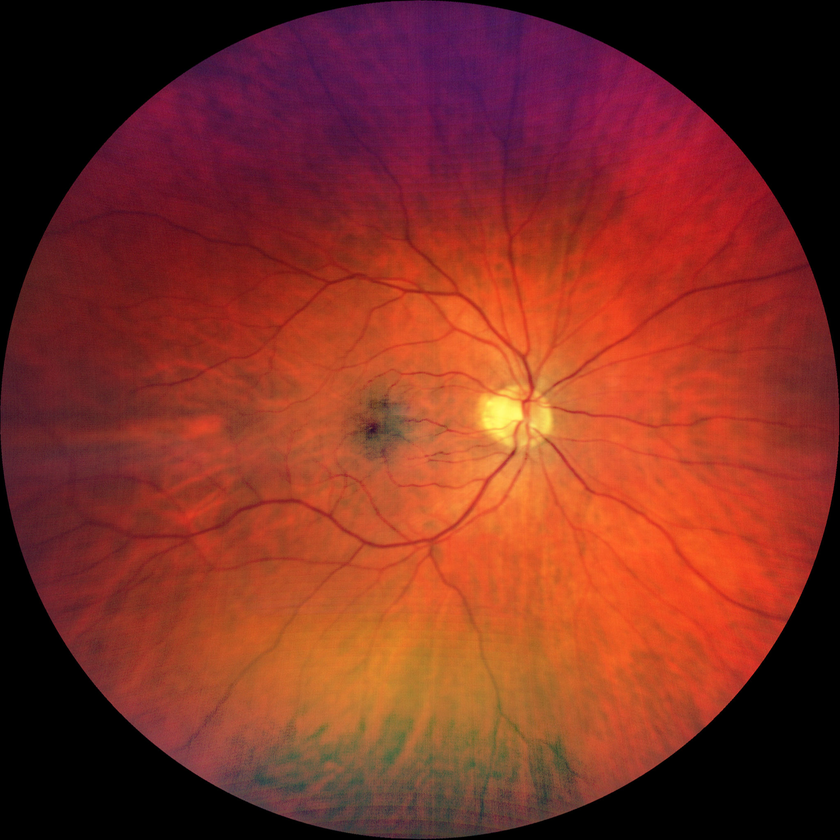
#> input picture data/test.png, 840 x 840 px, shrunk from 2047 x 2048 before the run
$ python -i pipeline.py   (imports and definitions only)
#> lines starting #> are read from the running program, lines starting #| are printed output that depends on the picture
#> further down, picture is the input picture: shape (840, 840, 3); mean B, G, R 35.6, 47.4, 126.5
import cv2
import numpy as np

class ImageEnhancementPipeline:
    def __init__(self):
        """
        Initializes the optimized classical pipeline.
        Focuses on Luminance (L) channel processing to preserve color fidelity.
        """
        self.clahe_clip = 2.0
        self.clahe_grid = (8, 8)
        self.bilateral_d = 5
        self.bilateral_sigma_color = 50
        self.bilateral_sigma_space = 50
        self.sharpen_amount = 0.8  # Milder sharpening

    def run(self, image):
        """
        Runs the optimized pipeline:
        1. Convert to LAB.
        2. Apply CLAHE to L-channel (Contrast & Illumination).
        3. Denoise L-channel.
        4. Sharpen (optional, light).
        5. Merge and convert back.
        """
        # 1. Convert to LAB
        lab = cv2.cvtColor(image, cv2.COLOR_BGR2LAB)
#> lab: shape (840, 840, 3); mean of channels 0, 1, 2 80, 159.6, 151.5
        l, a, b = cv2.split(lab)
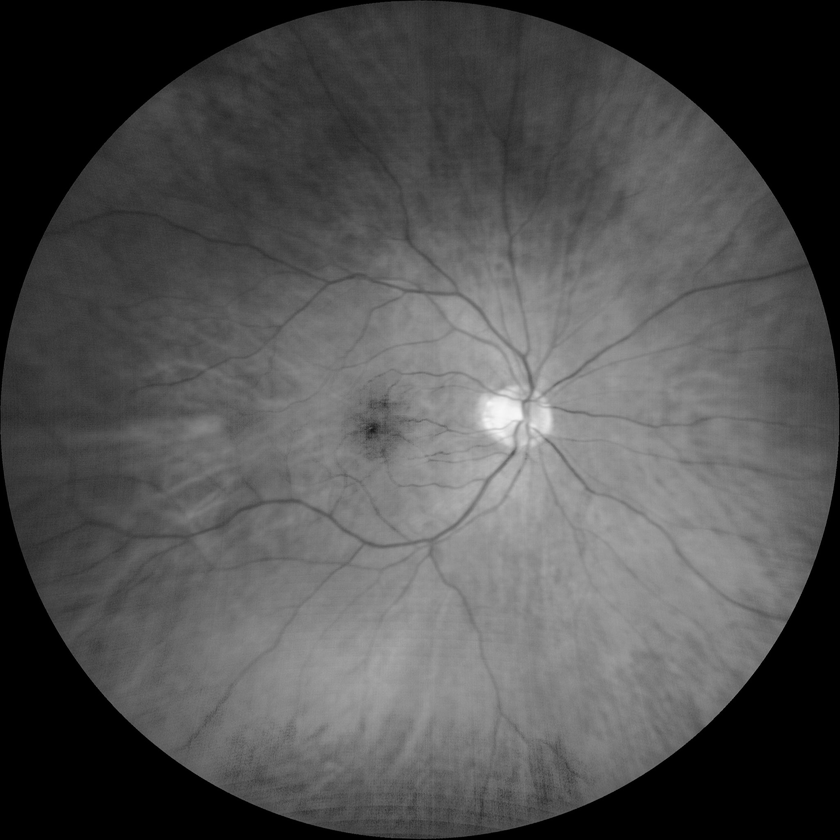
#> l: shape (840, 840); min 0, max 247, mean 80
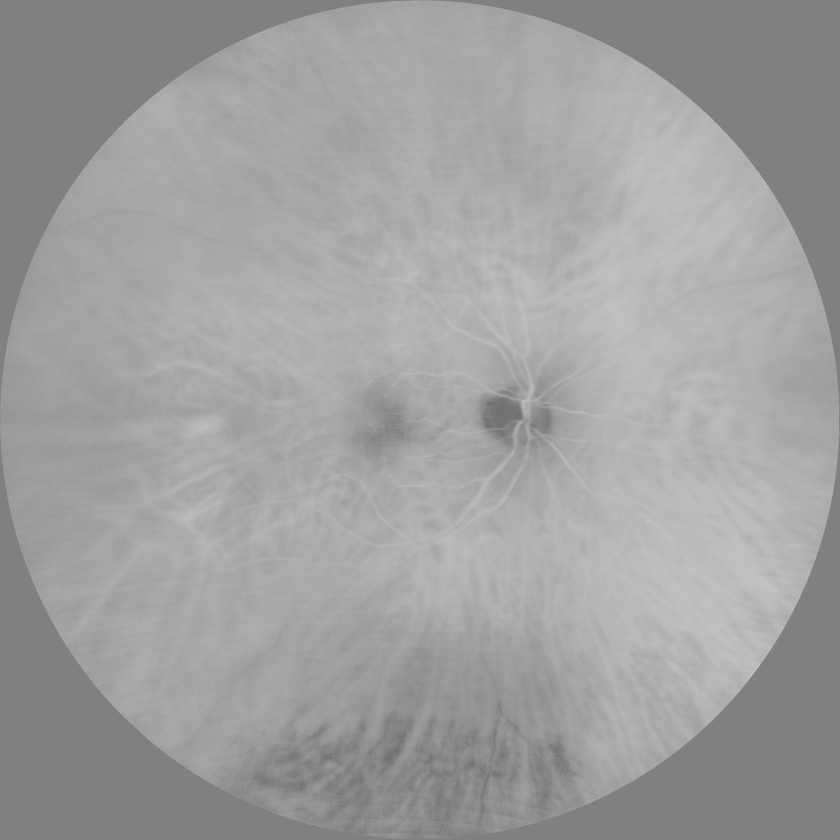
#> a: shape (840, 840); min 110, max 195, mean 159.6
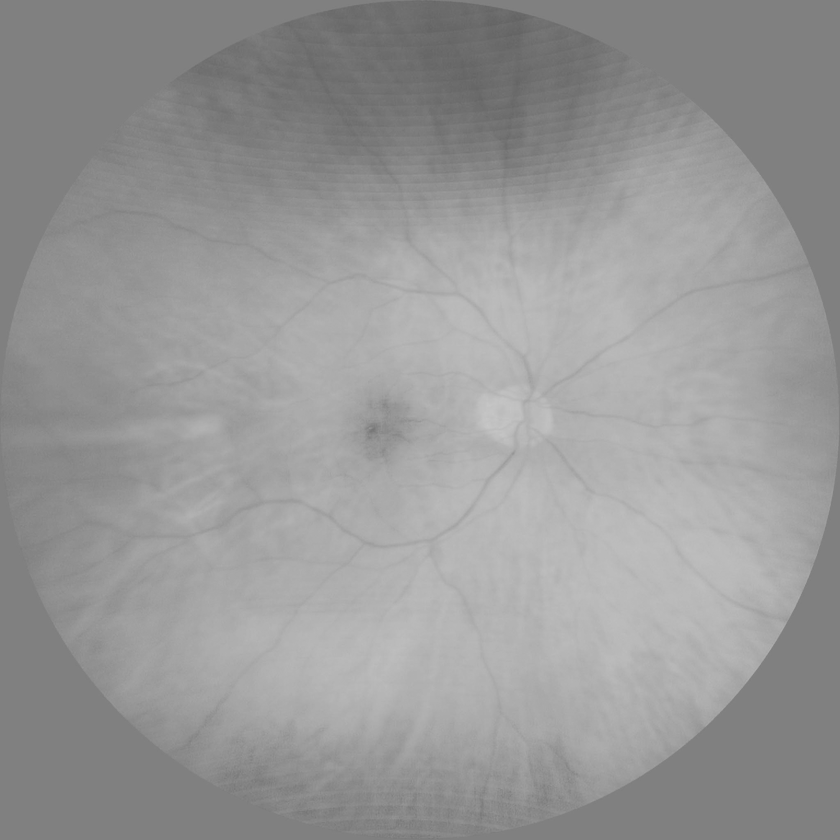
#> b: shape (840, 840); min 99, max 200, mean 151.5

        # 2. Contrast & Illumination Correction (CLAHE)
        # CLAHE is excellent for handling uneven illumination while improving local contrast
        clahe = cv2.createCLAHE(clipLimit=self.clahe_clip, tileGridSize=self.clahe_grid)
        l_enhanced = clahe.apply(l)
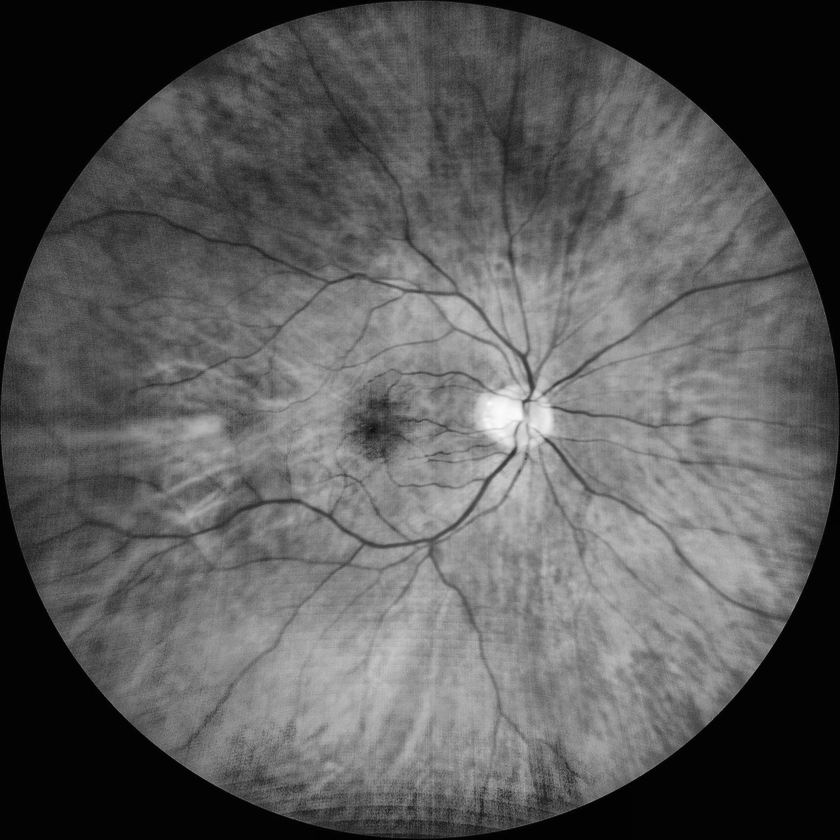
#> l_enhanced: shape (840, 840); min 2, max 251, mean 89.2

        # 3. Denoising (Bilateral Filter on L channel)
        # We perform this AFTER CLAHE to avoid enhancing noise too much,
        # or BEFORE if noise is very heavy. Here we do it after to smooth out HE artifacts if any.
        l_denoised = cv2.bilateralFilter(l_enhanced,
                                         self.bilateral_d,
                                         self.bilateral_sigma_color,
                                         self.bilateral_sigma_space)

        # 4. Sharpening (Unsharp Masking on L channel)
        gaussian = cv2.GaussianBlur(l_denoised, (0, 0), 3)
        l_sharpened = cv2.addWeighted(l_denoised, 1.0 + self.sharpen_amount, gaussian, -self.sharpen_amount, 0)

        # 5. Merge components
        # We leave A and B channels untouched to preserve original color tones
        merged_lab = cv2.merge((l_sharpened, a, b))
#> merged_lab: shape (840, 840, 3); mean of channels 0, 1, 2 88.9, 159.6, 151.5

        return cv2.cvtColor(merged_lab, cv2.COLOR_LAB2BGR)
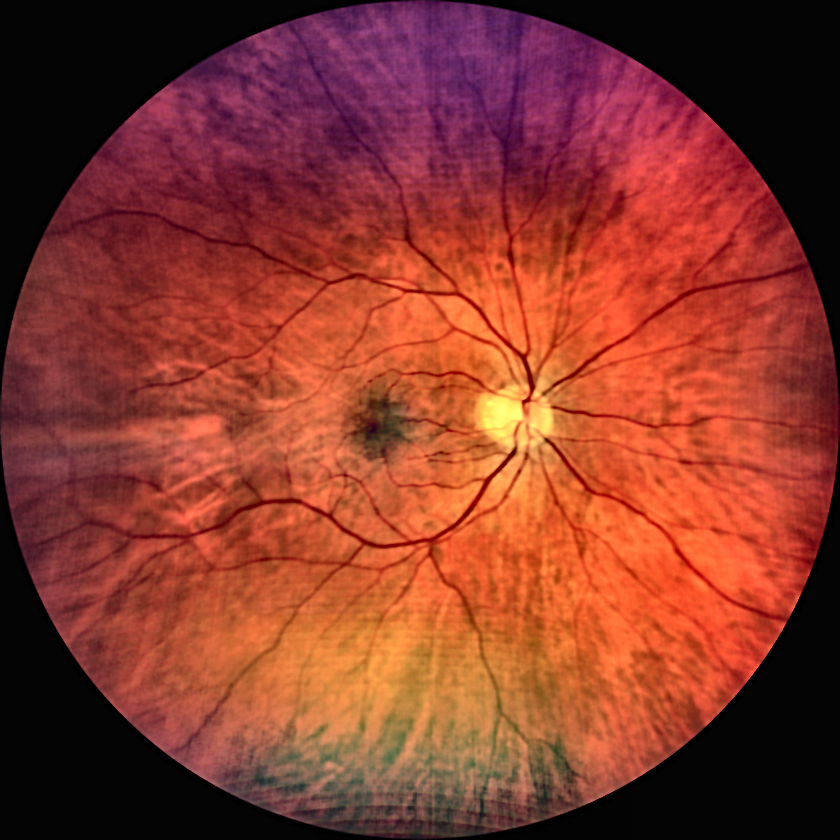
#> returned value: shape (840, 840, 3); mean B, G, R 44, 57, 136.5

    # Legacy methods are removed/unified into run() for efficiency and coherence in the LAB space
    # The separate stage methods were causing excessive color shifting.

>>> import cv2
>>> picture = cv2.imread('../data/test.png')
>>> result = ImageEnhancementPipeline().run(picture)
